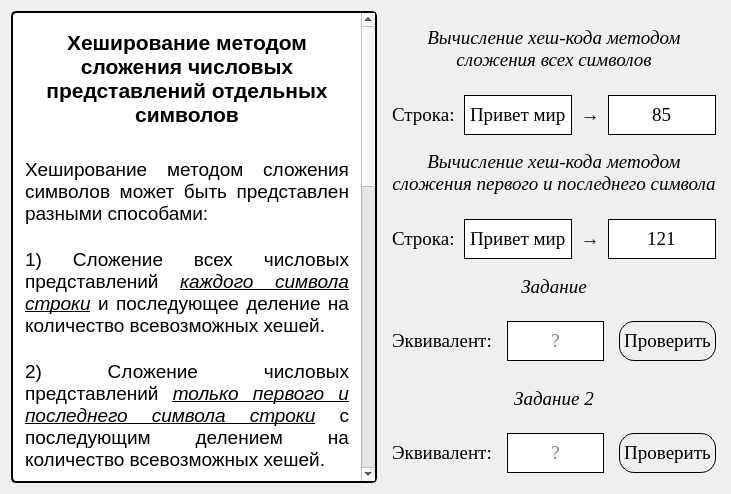
      <widget class="QWidget" name="tab_4">
       <property name="enabled">
        <bool>true</bool>
       </property>
       <property name="styleSheet">
        <string notr="true">QWidget#tab_4{
border: 2px solid #000000;
border-top: 0px solid #000000;
border-bottom-left-radius: 8px;
border-bottom-right-radius: 8px;
	background-color: rgb(248, 248, 248);
}


</string>
       </property>
       <attribute name="title">
        <string>Методы сложения</string>
       </attribute>
       <layout class="QGridLayout" name="gridLayout_6" columnstretch="55,45">
        <property name="rightMargin">
         <number>15</number>
        </property>
        <property name="horizontalSpacing">
         <number>15</number>
        </property>
        <item row="0" column="0">
         <widget class="QTextEdit" name="textEdit_5">
          <property name="styleSheet">
           <string notr="true">QTextEdit#textEdit_5{
	background-color: rgb(255, 255, 255);
	border: 2px solid #000000;
	border-radius: 5px;

}</string>
          </property>
          <property name="readOnly">
           <bool>true</bool>
          </property>
          <property name="html">
           <string>&lt;!DOCTYPE HTML PUBLIC &quot;-//W3C//DTD HTML 4.0//EN&quot; &quot;http://www.w3.org/TR/REC-html40/strict.dtd&quot;&gt;
&lt;html&gt;&lt;head&gt;&lt;meta name=&quot;qrichtext&quot; content=&quot;1&quot; /&gt;&lt;style type=&quot;text/css&quot;&gt;
p, li { white-space: pre-wrap; }
&lt;/style&gt;&lt;/head&gt;&lt;body style=&quot; font-family:'MS Shell Dlg 2'; font-size:7.8pt; font-weight:400; font-style:normal;&quot;&gt;
&lt;p align=&quot;center&quot; style=&quot;-qt-paragraph-type:empty; margin-top:0px; margin-bottom:0px; margin-left:0px; margin-right:0px; -qt-block-indent:0; text-indent:0px; font-family:'MS Shell Dlg 2';&quot;&gt;&lt;br /&gt;&lt;/p&gt;
&lt;p align=&quot;center&quot; style=&quot; margin-top:0px; margin-bottom:0px; margin-left:0px; margin-right:0px; -qt-block-indent:0; text-indent:0px;&quot;&gt;&lt;span style=&quot; font-family:'Times New Roman'; font-size:16pt; font-weight:600;&quot;&gt;Хеширование методом сложения числовых представлений отдельных символов&lt;/span&gt;&lt;/p&gt;
&lt;p align=&quot;center&quot; style=&quot;-qt-paragraph-type:empty; margin-top:0px; margin-bottom:0px; margin-left:0px; margin-right:0px; -qt-block-indent:0; text-indent:0px; font-family:'Times New Roman'; font-size:20pt;&quot;&gt;&lt;br /&gt;&lt;/p&gt;
&lt;p align=&quot;justify&quot; style=&quot; margin-top:0px; margin-bottom:0px; margin-left:8px; margin-right:8px; -qt-block-indent:0; text-indent:0px;&quot;&gt;&lt;span style=&quot; font-family:'Times New Roman'; font-size:14pt;&quot;&gt;Хеширование методом сложения символов может быть представлен разными способами:&lt;/span&gt;&lt;/p&gt;
&lt;p align=&quot;justify&quot; style=&quot;-qt-paragraph-type:empty; margin-top:0px; margin-bottom:0px; margin-left:8px; margin-right:8px; -qt-block-indent:0; text-indent:0px; font-family:'Times New Roman'; font-size:14pt;&quot;&gt;&lt;br /&gt;&lt;/p&gt;
&lt;p align=&quot;justify&quot; style=&quot; margin-top:0px; margin-bottom:0px; margin-left:8px; margin-right:8px; -qt-block-indent:0; text-indent:0px;&quot;&gt;&lt;span style=&quot; font-family:'Times New Roman'; font-size:14pt;&quot;&gt;1) Сложение всех числовых представлений &lt;/span&gt;&lt;span style=&quot; font-family:'Times New Roman'; font-size:14pt; font-style:italic; text-decoration: underline;&quot;&gt;каждого символа строки&lt;/span&gt;&lt;span style=&quot; font-family:'Times New Roman'; font-size:14pt;&quot;&gt; и последующее деление на количество всевозможных хешей.&lt;/span&gt;&lt;/p&gt;
&lt;p align=&quot;justify&quot; style=&quot;-qt-paragraph-type:empty; margin-top:0px; margin-bottom:0px; margin-left:8px; margin-right:8px; -qt-block-indent:0; text-indent:0px; font-family:'Times New Roman'; font-size:14pt;&quot;&gt;&lt;br /&gt;&lt;/p&gt;
&lt;p align=&quot;justify&quot; style=&quot; margin-top:0px; margin-bottom:0px; margin-left:8px; margin-right:8px; -qt-block-indent:0; text-indent:0px;&quot;&gt;&lt;span style=&quot; font-family:'Times New Roman'; font-size:14pt;&quot;&gt;2) Сложение числовых представлений &lt;/span&gt;&lt;span style=&quot; font-family:'Times New Roman'; font-size:14pt; font-style:italic; text-decoration: underline;&quot;&gt;только первого и последнего символа строки&lt;/span&gt;&lt;span style=&quot; font-family:'Times New Roman'; font-size:14pt;&quot;&gt; с последующим делением на количество всевозможных хешей.&lt;/span&gt;&lt;/p&gt;
&lt;p align=&quot;justify&quot; style=&quot;-qt-paragraph-type:empty; margin-top:0px; margin-bottom:0px; margin-left:8px; margin-right:8px; -qt-block-indent:0; text-indent:0px; font-family:'Times New Roman'; font-size:14pt;&quot;&gt;&lt;br /&gt;&lt;/p&gt;
&lt;p align=&quot;justify&quot; style=&quot; margin-top:0px; margin-bottom:0px; margin-left:8px; margin-right:8px; -qt-block-indent:0; text-indent:0px;&quot;&gt;&lt;span style=&quot; font-family:'Times New Roman'; font-size:14pt; font-weight:600;&quot;&gt;Разбор примера:&lt;/span&gt;&lt;/p&gt;
&lt;p style=&quot; margin-top:0px; margin-bottom:0px; margin-left:8px; margin-right:8px; -qt-block-indent:0; text-indent:0px;&quot;&gt;&lt;span style=&quot; font-family:'Times New Roman'; font-size:14pt; font-style:italic;&quot;&gt;Сложение всех символов.&lt;/span&gt;&lt;span style=&quot; font-family:'Times New Roman'; font-size:14pt;&quot;&gt; Строка &amp;quot;Привет мир&amp;quot; была преобразована в числовое представление сложением всех числовых представлений отдельных символов строки и далее у нее было получено хеш-значение методом деления с &lt;/span&gt;&lt;span style=&quot; font-family:'Times New Roman'; font-size:14pt; font-style:italic;&quot;&gt;М&lt;/span&gt;&lt;span style=&quot; font-family:'Times New Roman'; font-size:14pt;&quot;&gt; = 123. &lt;/span&gt;&lt;/p&gt;
&lt;p style=&quot; margin-top:0px; margin-bottom:0px; margin-left:8px; margin-right:8px; -qt-block-indent:0; text-indent:0px;&quot;&gt;&lt;span style=&quot; font-family:'Times New Roman'; font-size:14pt; font-style:italic;&quot;&gt;Сложение первого и последнего символов.&lt;/span&gt;&lt;span style=&quot; font-family:'Times New Roman'; font-size:14pt;&quot;&gt; Строка &amp;quot;Привет мир&amp;quot; была преобразована в числовое представление сложением первого и последнего символов строки и далее у нее было получено хеш-значение методом деления с &lt;/span&gt;&lt;span style=&quot; font-family:'Times New Roman'; font-size:14pt; font-style:italic;&quot;&gt;М&lt;/span&gt;&lt;span style=&quot; font-family:'Times New Roman'; font-size:14pt;&quot;&gt; = 123. &lt;/span&gt;&lt;/p&gt;
&lt;p align=&quot;justify&quot; style=&quot;-qt-paragraph-type:empty; margin-top:0px; margin-bottom:0px; margin-left:8px; margin-right:8px; -qt-block-indent:0; text-indent:0px; font-family:'Times New Roman'; font-size:14pt;&quot;&gt;&lt;br /&gt;&lt;/p&gt;
&lt;p align=&quot;center&quot; style=&quot; margin-top:0px; margin-bottom:0px; margin-left:8px; margin-right:8px; -qt-block-indent:0; text-indent:0px;&quot;&gt;&lt;span style=&quot; font-family:'Times New Roman'; font-size:16pt; font-weight:600;&quot;&gt;Задание&lt;/span&gt;&lt;/p&gt;
&lt;p align=&quot;center&quot; style=&quot; margin-top:0px; margin-bottom:0px; margin-left:8px; margin-right:8px; -qt-block-indent:0; text-indent:0px;&quot;&gt;&lt;span style=&quot; font-family:'Times New Roman'; font-size:14pt;&quot;&gt;Найдите эквивалент строке &amp;quot;Компьютер&amp;quot; который даст такой же хеш-код для прообраза, при использовании метода сложения всех символов.&lt;/span&gt;&lt;/p&gt;
&lt;p align=&quot;justify&quot; style=&quot;-qt-paragraph-type:empty; margin-top:0px; margin-bottom:0px; margin-left:8px; margin-right:8px; -qt-block-indent:0; text-indent:0px; font-family:'Times New Roman'; font-size:14pt;&quot;&gt;&lt;br /&gt;&lt;/p&gt;
&lt;p align=&quot;center&quot; style=&quot; margin-top:0px; margin-bottom:0px; margin-left:8px; margin-right:8px; -qt-block-indent:0; text-indent:0px;&quot;&gt;&lt;span style=&quot; font-family:'Times New Roman'; font-size:16pt; font-weight:600;&quot;&gt;Задание 2&lt;/span&gt;&lt;/p&gt;
&lt;p align=&quot;center&quot; style=&quot; margin-top:0px; margin-bottom:0px; margin-left:8px; margin-right:8px; -qt-block-indent:0; text-indent:0px;&quot;&gt;&lt;span style=&quot; font-family:'Times New Roman'; font-size:14pt;&quot;&gt;Найдите эквивалент строке &amp;quot;Программа&amp;quot; который даст такой же хеш-код для прообраза, при использовании метода сложения первого и последнего символов.&lt;/span&gt;&lt;/p&gt;
&lt;p align=&quot;center&quot; style=&quot;-qt-paragraph-type:empty; margin-top:0px; margin-bottom:0px; margin-left:8px; margin-right:8px; -qt-block-indent:0; text-indent:0px; font-family:'Times New Roman'; font-size:14pt;&quot;&gt;&lt;br /&gt;&lt;/p&gt;
&lt;p align=&quot;center&quot; style=&quot; margin-top:0px; margin-bottom:0px; margin-left:8px; margin-right:8px; -qt-block-indent:0; text-indent:0px;&quot;&gt;&lt;span style=&quot; font-family:'Times New Roman'; font-size:14pt; font-weight:600;&quot;&gt;Пояснение:&lt;/span&gt;&lt;/p&gt;
&lt;p align=&quot;center&quot; style=&quot; margin-top:0px; margin-bottom:0px; margin-left:8px; margin-right:8px; -qt-block-indent:0; text-indent:0px;&quot;&gt;&lt;span style=&quot; font-family:'Times New Roman'; font-size:14pt;&quot;&gt;В данных методах количество всевозможных хешей (&lt;/span&gt;&lt;span style=&quot; font-family:'Times New Roman'; font-size:14pt; font-style:italic;&quot;&gt;M&lt;/span&gt;&lt;span style=&quot; font-family:'Times New Roman'; font-size:14pt;&quot;&gt;) равнялось 123.&lt;/span&gt;&lt;/p&gt;&lt;/body&gt;&lt;/html&gt;</string>
          </property>
         </widget>
        </item>
        <item row="0" column="1">
         <layout class="QVBoxLayout" name="verticalLayout_11">
          <item>
           <layout class="QVBoxLayout" name="verticalLayout_20" stretch="45,5,50">
            <item>
             <widget class="QLabel" name="label_27">
              <property name="font">
               <font>
                <family>Times New Roman</family>
                <pointsize>14</pointsize>
                <italic>true</italic>
               </font>
              </property>
              <property name="text">
               <string>Вычисление хеш-кода методом
сложения всех символов</string>
              </property>
              <property name="alignment">
               <set>Qt::AlignCenter</set>
              </property>
             </widget>
            </item>
            <item>
             <spacer name="verticalSpacer_16">
              <property name="orientation">
               <enum>Qt::Vertical</enum>
              </property>
              <property name="sizeHint" stdset="0">
               <size>
                <width>20</width>
                <height>40</height>
               </size>
              </property>
             </spacer>
            </item>
            <item>
             <layout class="QHBoxLayout" name="horizontalLayout_15" stretch="20,30,10,30">
              <item>
               <widget class="QLabel" name="label_34">
                <property name="font">
                 <font>
                  <family>Times New Roman</family>
                  <pointsize>14</pointsize>
                 </font>
                </property>
                <property name="text">
                 <string>Строка:</string>
                </property>
                <property name="alignment">
                 <set>Qt::AlignLeading|Qt::AlignLeft|Qt::AlignVCenter</set>
                </property>
               </widget>
              </item>
              <item>
               <widget class="QLineEdit" name="lineEdit_29">
                <property name="sizePolicy">
                 <sizepolicy hsizetype="Expanding" vsizetype="Maximum">
                  <horstretch>0</horstretch>
                  <verstretch>50</verstretch>
                 </sizepolicy>
                </property>
                <property name="minimumSize">
                 <size>
                  <width>0</width>
                  <height>40</height>
                 </size>
                </property>
                <property name="maximumSize">
                 <size>
                  <width>16777215</width>
                  <height>40</height>
                 </size>
                </property>
                <property name="font">
                 <font>
                  <family>Times New Roman</family>
                  <pointsize>14</pointsize>
                 </font>
                </property>
                <property name="styleSheet">
                 <string notr="true">QLineEdit{
border: 1px solid #000000;

}</string>
                </property>
                <property name="text">
                 <string>Привет мир</string>
                </property>
                <property name="alignment">
                 <set>Qt::AlignCenter</set>
                </property>
               </widget>
              </item>
              <item>
               <widget class="QLabel" name="label_39">
                <property name="font">
                 <font>
                  <family>Times New Roman</family>
                  <pointsize>14</pointsize>
                 </font>
                </property>
                <property name="text">
                 <string>→</string>
                </property>
                <property name="alignment">
                 <set>Qt::AlignCenter</set>
                </property>
               </widget>
              </item>
              <item>
               <widget class="QLineEdit" name="lineEdit_30">
                <property name="sizePolicy">
                 <sizepolicy hsizetype="Expanding" vsizetype="Fixed">
                  <horstretch>0</horstretch>
                  <verstretch>40</verstretch>
                 </sizepolicy>
                </property>
                <property name="minimumSize">
                 <size>
                  <width>0</width>
                  <height>40</height>
                 </size>
                </property>
                <property name="font">
                 <font>
                  <family>Times New Roman</family>
                  <pointsize>14</pointsize>
                 </font>
                </property>
                <property name="styleSheet">
                 <string notr="true">QLineEdit{
border: 1px solid #000000;

}</string>
                </property>
                <property name="text">
                 <string>85</string>
                </property>
                <property name="alignment">
                 <set>Qt::AlignCenter</set>
                </property>
                <property name="readOnly">
                 <bool>true</bool>
                </property>
               </widget>
              </item>
             </layout>
            </item>
           </layout>
          </item>
          <item>
           <layout class="QVBoxLayout" name="verticalLayout_23" stretch="45,5,50">
            <item>
             <widget class="QLabel" name="label_44">
              <property name="font">
               <font>
                <family>Times New Roman</family>
                <pointsize>14</pointsize>
                <italic>true</italic>
               </font>
              </property>
              <property name="text">
               <string>Вычисление хеш-кода методом
сложения первого и последнего символа</string>
              </property>
              <property name="alignment">
               <set>Qt::AlignCenter</set>
              </property>
             </widget>
            </item>
            <item>
             <spacer name="verticalSpacer_19">
              <property name="orientation">
               <enum>Qt::Vertical</enum>
              </property>
              <property name="sizeHint" stdset="0">
               <size>
                <width>20</width>
                <height>40</height>
               </size>
              </property>
             </spacer>
            </item>
            <item>
             <layout class="QHBoxLayout" name="horizontalLayout_18" stretch="20,30,10,30">
              <item>
               <widget class="QLabel" name="label_45">
                <property name="font">
                 <font>
                  <family>Times New Roman</family>
                  <pointsize>14</pointsize>
                 </font>
                </property>
                <property name="text">
                 <string>Строка:</string>
                </property>
                <property name="alignment">
                 <set>Qt::AlignLeading|Qt::AlignLeft|Qt::AlignVCenter</set>
                </property>
               </widget>
              </item>
              <item>
               <widget class="QLineEdit" name="lineEdit_34">
                <property name="sizePolicy">
                 <sizepolicy hsizetype="Expanding" vsizetype="Maximum">
                  <horstretch>0</horstretch>
                  <verstretch>50</verstretch>
                 </sizepolicy>
                </property>
                <property name="minimumSize">
                 <size>
                  <width>0</width>
                  <height>40</height>
                 </size>
                </property>
                <property name="maximumSize">
                 <size>
                  <width>16777215</width>
                  <height>40</height>
                 </size>
                </property>
                <property name="font">
                 <font>
                  <family>Times New Roman</family>
                  <pointsize>14</pointsize>
                 </font>
                </property>
                <property name="styleSheet">
                 <string notr="true">QLineEdit{
border: 1px solid #000000;

}</string>
                </property>
                <property name="text">
                 <string>Привет мир</string>
                </property>
                <property name="alignment">
                 <set>Qt::AlignCenter</set>
                </property>
               </widget>
              </item>
              <item>
               <widget class="QLabel" name="label_46">
                <property name="font">
                 <font>
                  <family>Times New Roman</family>
                  <pointsize>14</pointsize>
                 </font>
                </property>
                <property name="text">
                 <string>→</string>
                </property>
                <property name="alignment">
                 <set>Qt::AlignCenter</set>
                </property>
               </widget>
              </item>
              <item>
               <widget class="QLineEdit" name="lineEdit_35">
                <property name="sizePolicy">
                 <sizepolicy hsizetype="Expanding" vsizetype="Fixed">
                  <horstretch>0</horstretch>
                  <verstretch>40</verstretch>
                 </sizepolicy>
                </property>
                <property name="minimumSize">
                 <size>
                  <width>0</width>
                  <height>40</height>
                 </size>
                </property>
                <property name="font">
                 <font>
                  <family>Times New Roman</family>
                  <pointsize>14</pointsize>
                 </font>
                </property>
                <property name="styleSheet">
                 <string notr="true">QLineEdit{
border: 1px solid #000000;

}</string>
                </property>
                <property name="text">
                 <string>121</string>
                </property>
                <property name="alignment">
                 <set>Qt::AlignCenter</set>
                </property>
                <property name="readOnly">
                 <bool>true</bool>
                </property>
               </widget>
              </item>
             </layout>
            </item>
           </layout>
          </item>
          <item>
           <layout class="QVBoxLayout" name="verticalLayout_26" stretch="45,5,50">
            <property name="bottomMargin">
             <number>10</number>
            </property>
            <item>
             <widget class="QLabel" name="label_52">
              <property name="font">
               <font>
                <family>Times New Roman</family>
                <pointsize>14</pointsize>
                <italic>true</italic>
               </font>
              </property>
              <property name="text">
               <string>Задание</string>
              </property>
              <property name="alignment">
               <set>Qt::AlignCenter</set>
              </property>
             </widget>
            </item>
            <item>
             <spacer name="verticalSpacer_22">
              <property name="orientation">
               <enum>Qt::Vertical</enum>
              </property>
              <property name="sizeHint" stdset="0">
               <size>
                <width>20</width>
                <height>40</height>
               </size>
              </property>
             </spacer>
            </item>
            <item>
             <layout class="QHBoxLayout" name="horizontalLayout_21" stretch="30,30,30">
              <property name="spacing">
               <number>15</number>
              </property>
              <item>
               <widget class="QLabel" name="label_53">
                <property name="font">
                 <font>
                  <family>Times New Roman</family>
                  <pointsize>14</pointsize>
                 </font>
                </property>
                <property name="text">
                 <string>Эквивалент:</string>
                </property>
                <property name="alignment">
                 <set>Qt::AlignLeading|Qt::AlignLeft|Qt::AlignVCenter</set>
                </property>
               </widget>
              </item>
              <item>
               <widget class="QLineEdit" name="lineEdit_41">
                <property name="sizePolicy">
                 <sizepolicy hsizetype="Expanding" vsizetype="Minimum">
                  <horstretch>0</horstretch>
                  <verstretch>0</verstretch>
                 </sizepolicy>
                </property>
                <property name="minimumSize">
                 <size>
                  <width>0</width>
                  <height>40</height>
                 </size>
                </property>
                <property name="maximumSize">
                 <size>
                  <width>16777215</width>
                  <height>40</height>
                 </size>
                </property>
                <property name="font">
                 <font>
                  <family>Times New Roman</family>
                  <pointsize>14</pointsize>
                 </font>
                </property>
                <property name="styleSheet">
                 <string notr="true">QLineEdit{
border: 1px solid #000000;

}</string>
                </property>
                <property name="text">
                 <string/>
                </property>
                <property name="alignment">
                 <set>Qt::AlignCenter</set>
                </property>
                <property name="placeholderText">
                 <string>?</string>
                </property>
               </widget>
              </item>
              <item>
               <widget class="QPushButton" name="pushButton_6">
                <property name="sizePolicy">
                 <sizepolicy hsizetype="Minimum" vsizetype="Ignored">
                  <horstretch>0</horstretch>
                  <verstretch>0</verstretch>
                 </sizepolicy>
                </property>
                <property name="minimumSize">
                 <size>
                  <width>0</width>
                  <height>40</height>
                 </size>
                </property>
                <property name="maximumSize">
                 <size>
                  <width>16777215</width>
                  <height>40</height>
                 </size>
                </property>
                <property name="font">
                 <font>
                  <family>Times New Roman</family>
                  <pointsize>14</pointsize>
                 </font>
                </property>
                <property name="styleSheet">
                 <string notr="true">QPushButton#pushButton_6{
	border: 1px solid #000000;
	border-radius: 15px;

	background-color: qlineargradient(x1: 0, y1: 0, x2: 0, y2: 1,
                                 stop: 0 #E1E1E1, stop: 0.4 #DDDDDD,
                                 stop: 0.5 #D8D8D8, stop: 1.0 #D3D3D3);
}
QPushButton#pushButton_6::hover{
	border: 1px solid #000000;

	background-color: qlineargradient(x1: 0, y1: 0, x2: 0, y2: 1,
                                 stop: 0 #fbfbfb, stop: 0.4 #fbfbfb,
                                 stop: 0.5 #efefef, stop: 1.0 #fafafa);
}

</string>
                </property>
                <property name="text">
                 <string>Проверить</string>
                </property>
               </widget>
              </item>
             </layout>
            </item>
           </layout>
          </item>
          <item>
           <layout class="QVBoxLayout" name="verticalLayout_25" stretch="45,5,50">
            <property name="bottomMargin">
             <number>10</number>
            </property>
            <item>
             <widget class="QLabel" name="label_50">
              <property name="font">
               <font>
                <family>Times New Roman</family>
                <pointsize>14</pointsize>
                <italic>true</italic>
               </font>
              </property>
              <property name="text">
               <string>Задание 2</string>
              </property>
              <property name="alignment">
               <set>Qt::AlignCenter</set>
              </property>
             </widget>
            </item>
            <item>
             <spacer name="verticalSpacer_21">
              <property name="orientation">
               <enum>Qt::Vertical</enum>
              </property>
              <property name="sizeHint" stdset="0">
               <size>
                <width>20</width>
                <height>40</height>
               </size>
              </property>
             </spacer>
            </item>
            <item>
             <layout class="QHBoxLayout" name="horizontalLayout_20" stretch="30,30,30">
              <property name="spacing">
               <number>15</number>
              </property>
              <item>
               <widget class="QLabel" name="label_51">
                <property name="font">
                 <font>
                  <family>Times New Roman</family>
                  <pointsize>14</pointsize>
                 </font>
                </property>
                <property name="text">
                 <string>Эквивалент:</string>
                </property>
                <property name="alignment">
                 <set>Qt::AlignLeading|Qt::AlignLeft|Qt::AlignVCenter</set>
                </property>
               </widget>
              </item>
              <item>
               <widget class="QLineEdit" name="lineEdit_40">
                <property name="sizePolicy">
                 <sizepolicy hsizetype="Expanding" vsizetype="Minimum">
                  <horstretch>0</horstretch>
                  <verstretch>0</verstretch>
                 </sizepolicy>
                </property>
                <property name="minimumSize">
                 <size>
                  <width>0</width>
                  <height>40</height>
                 </size>
                </property>
                <property name="maximumSize">
                 <size>
                  <width>16777215</width>
                  <height>40</height>
                 </size>
                </property>
                <property name="font">
                 <font>
                  <family>Times New Roman</family>
                  <pointsize>14</pointsize>
                 </font>
                </property>
                <property name="styleSheet">
                 <string notr="true">QLineEdit{
border: 1px solid #000000;

}</string>
                </property>
                <property name="text">
                 <string/>
                </property>
                <property name="alignment">
                 <set>Qt::AlignCenter</set>
                </property>
                <property name="placeholderText">
                 <string>?</string>
                </property>
               </widget>
              </item>
              <item>
               <widget class="QPushButton" name="pushButton_5">
                <property name="sizePolicy">
                 <sizepolicy hsizetype="Minimum" vsizetype="Ignored">
                  <horstretch>0</horstretch>
                  <verstretch>0</verstretch>
                 </sizepolicy>
                </property>
                <property name="minimumSize">
                 <size>
                  <width>0</width>
                  <height>40</height>
                 </size>
                </property>
                <property name="maximumSize">
                 <size>
                  <width>16777215</width>
                  <height>40</height>
                 </size>
                </property>
                <property name="font">
                 <font>
                  <family>Times New Roman</family>
                  <pointsize>14</pointsize>
                 </font>
                </property>
                <property name="styleSheet">
                 <string notr="true">QPushButton#pushButton_5{
	border: 1px solid #000000;
	border-radius: 15px;

	background-color: qlineargradient(x1: 0, y1: 0, x2: 0, y2: 1,
                                 stop: 0 #E1E1E1, stop: 0.4 #DDDDDD,
                                 stop: 0.5 #D8D8D8, stop: 1.0 #D3D3D3);
}
QPushButton#pushButton_5::hover{
	border: 1px solid #000000;

	background-color: qlineargradient(x1: 0, y1: 0, x2: 0, y2: 1,
                                 stop: 0 #fbfbfb, stop: 0.4 #fbfbfb,
                                 stop: 0.5 #efefef, stop: 1.0 #fafafa);
}

</string>
                </property>
                <property name="text">
                 <string>Проверить</string>
                </property>
               </widget>
              </item>
             </layout>
            </item>
           </layout>
          </item>
         </layout>
        </item>
       </layout>
      </widget>
